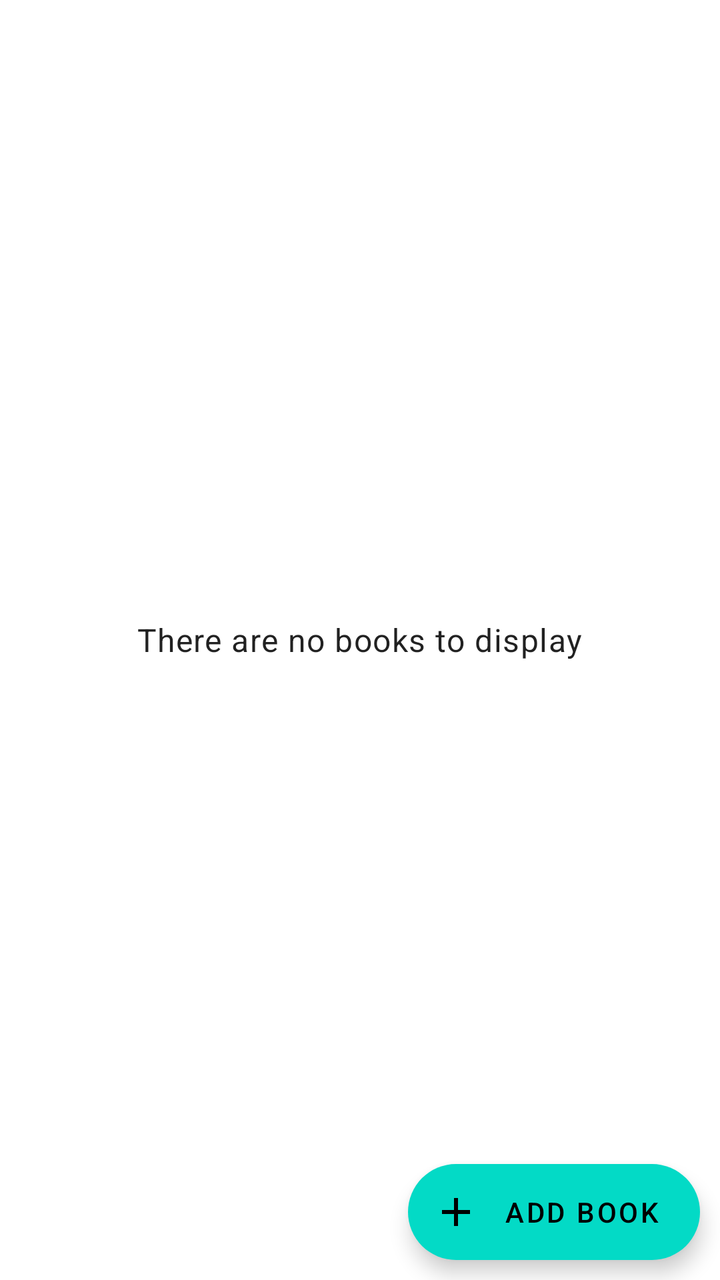
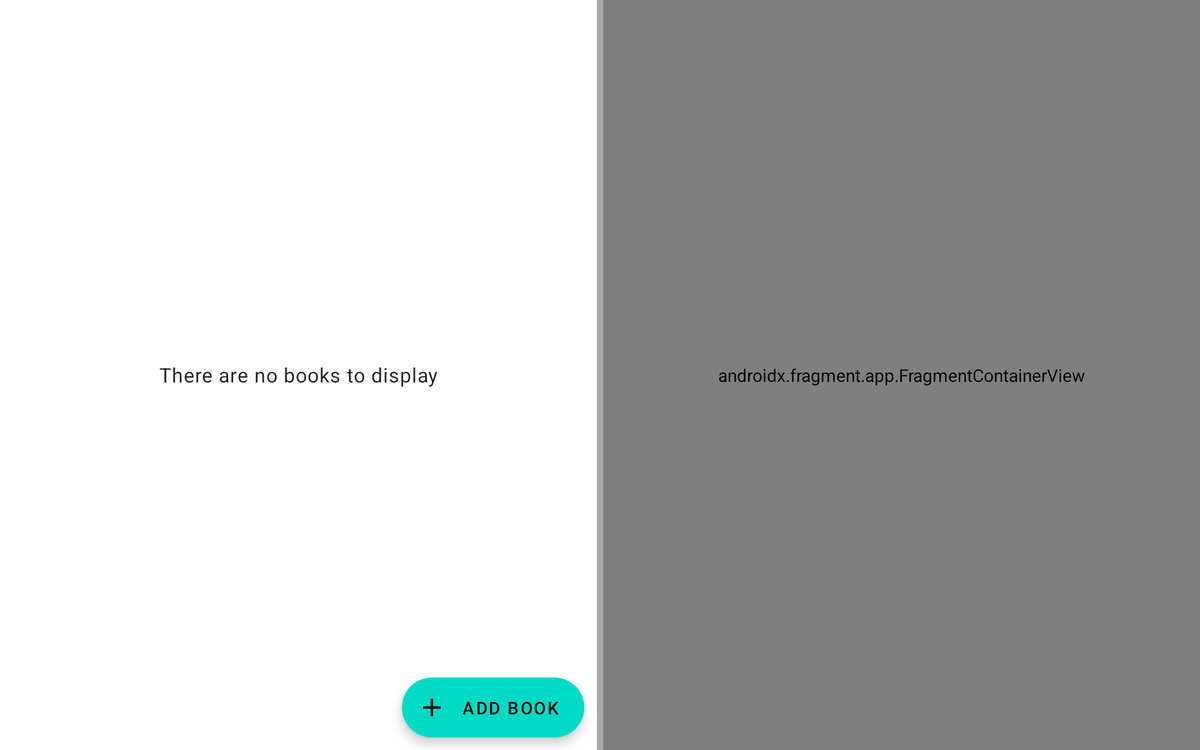

Two renders of one Android screen. The first uses the default layout on a phone; the second uses the alternative layout the repository ships for a different screen configuration, on a matching device. The two XML files are below.
<!-- AndroidManifest.xml: fallback theme Theme.MaterialComponents.DayNight.NoActionBar -->
<!-- res/layout/fragment_book_list.xml -->
<?xml version="1.0" encoding="utf-8"?>
<FrameLayout xmlns:android="http://schemas.android.com/apk/res/android"
    xmlns:app="http://schemas.android.com/apk/res-auto"
    xmlns:tools="http://schemas.android.com/tools"
    android:layout_width="match_parent"
    android:layout_height="match_parent"
    tools:context=".ui.booklist.BookListFragment">

    <com.google.android.material.textview.MaterialTextView
        android:id="@+id/tv_empty_list_placeholder"
        android:layout_width="wrap_content"
        android:layout_height="wrap_content"
        android:layout_gravity="center"
        android:layout_marginHorizontal="@dimen/content_margin"
        android:text="@string/empty_list_placeholder"
        android:textAppearance="@style/TextAppearance.Material3.BodyLarge"
        android:textAlignment="center" />

    <ScrollView
        android:layout_width="match_parent"
        android:layout_height="match_parent">

        <LinearLayout
            android:layout_width="match_parent"
            android:layout_height="wrap_content"
            android:orientation="vertical">

            <LinearLayout
                android:id="@+id/ch_group"
                android:visibility="gone"
                android:layout_width="match_parent"
                android:layout_height="wrap_content"
                android:orientation="horizontal"
                android:weightSum="3">

                <com.google.android.material.chip.Chip
                    android:id="@+id/ch_not_read"
                    android:layout_width="wrap_content"
                    android:layout_height="wrap_content"
                    android:layout_marginHorizontal="@dimen/text_margin"
                    android:layout_weight="1"
                    android:checked="true"
                    android:text="@string/not_read"
                    android:textAlignment="center"
                    app:checkedIconTint="?attr/colorControlNormal"
                    style="@style/Widget.MaterialComponents.Chip.Filter"/>

                <com.google.android.material.chip.Chip
                    android:id="@+id/ch_reading"
                    android:layout_width="wrap_content"
                    android:layout_height="wrap_content"
                    android:layout_marginHorizontal="@dimen/text_margin"
                    android:layout_weight="1"
                    android:checked="true"
                    android:text="@string/reading"
                    android:textAlignment="center"
                    app:checkedIconTint="?attr/colorControlNormal"
                    style="@style/Widget.MaterialComponents.Chip.Filter"/>

                <com.google.android.material.chip.Chip
                    android:id="@+id/ch_read"
                    android:layout_width="wrap_content"
                    android:layout_height="wrap_content"
                    android:layout_marginHorizontal="@dimen/text_margin"
                    android:layout_weight="1"
                    android:checked="true"
                    android:text="@string/read"
                    android:textAlignment="center"
                    app:checkedIconTint="?attr/colorControlNormal"
                    style="@style/Widget.MaterialComponents.Chip.Filter"/>

            </LinearLayout>

            <androidx.recyclerview.widget.RecyclerView
                android:id="@+id/rw_book_list"
                android:layout_width="match_parent"
                android:layout_height="match_parent"
                app:layoutManager="androidx.recyclerview.widget.LinearLayoutManager"
                tools:listitem="@layout/book_item"
                android:transitionGroup="true" />

        </LinearLayout>

    </ScrollView>

    <com.google.android.material.floatingactionbutton.ExtendedFloatingActionButton
        android:id="@+id/fab_add_book"
        android:layout_width="wrap_content"
        android:layout_height="wrap_content"
        android:layout_gravity="bottom|end"
        android:layout_marginEnd="@dimen/content_margin"
        android:layout_marginBottom="@dimen/content_margin"
        android:contentDescription="@string/add_book"
        android:elevation="@dimen/elevation"
        android:text="@string/add_book"
        app:icon="@drawable/ic_add" />

</FrameLayout>
<!-- res/layout/book_item.xml (included above) -->
<?xml version="1.0" encoding="utf-8"?>
<com.google.android.material.card.MaterialCardView
    xmlns:android="http://schemas.android.com/apk/res/android"
    xmlns:app="http://schemas.android.com/apk/res-auto"
    android:id="@+id/cv_book"
    android:layout_width="match_parent"
    android:layout_height="wrap_content"
    android:layout_margin="@dimen/content_margin"
    android:clickable="true"
    app:cardElevation="@dimen/elevation"
    app:contentPadding="@dimen/content_margin">

    <LinearLayout
        android:layout_width="match_parent"
        android:layout_height="match_parent"
        android:orientation="horizontal"
        android:gravity="center_vertical">

        <ImageView
            android:id="@+id/iv_book_thumbnail"
            android:layout_width="@dimen/thumb_prev_width"
            android:layout_height="@dimen/thumb_prev_height"
            android:contentDescription="@string/book_thumbnail" />

        <LinearLayout
            android:layout_width="0dp"
            android:layout_height="wrap_content"
            android:layout_margin="@dimen/content_margin"
            android:layout_weight="1"
            android:orientation="vertical"
            android:layout_gravity="center_vertical">

            <com.google.android.material.textview.MaterialTextView
                android:id="@+id/tv_book_title"
                android:layout_width="match_parent"
                android:layout_height="wrap_content"
                android:ellipsize="end"
                android:maxLines="3"
                android:text="@string/title"
                android:textAppearance="@style/TextAppearance.Material3.TitleMedium" />

            <com.google.android.material.textview.MaterialTextView
                android:id="@+id/tv_book_author"
                android:layout_width="match_parent"
                android:layout_height="wrap_content"
                android:layout_marginTop="@dimen/text_margin"
                android:ellipsize="end"
                android:maxLines="1"
                android:text="@string/author"
                android:textAppearance="@style/TextAppearance.Material3.BodyMedium" />

        </LinearLayout>

        <LinearLayout
            android:id="@+id/ll_read_progress"
            android:layout_width="wrap_content"
            android:layout_height="match_parent"
            android:layout_gravity="center_vertical"
            android:layout_margin="@dimen/content_margin"
            android:orientation="vertical"
            android:gravity="center_vertical">

            <com.google.android.material.progressindicator.CircularProgressIndicator
                android:id="@+id/pi_read_progress"
                android:layout_width="wrap_content"
                android:layout_height="wrap_content"
                android:indeterminate="false"
                android:max="100"
                android:min="0"
                app:trackThickness="6dp" />

            <com.google.android.material.textview.MaterialTextView
                android:id="@+id/tv_read_progress"
                android:layout_width="match_parent"
                android:layout_height="wrap_content"
                android:text="@string/ph_percentage"
                android:textAlignment="center"
                android:textAppearance="@style/TextAppearance.Material3.BodyMedium" />

        </LinearLayout>

    </LinearLayout>

</com.google.android.material.card.MaterialCardView>
<!-- resources referenced by this layout -->
<resources>
  <dimen name="content_margin">10dp</dimen>
  <dimen name="elevation">10dp</dimen>
  <dimen name="text_margin">5dp</dimen>
  <dimen name="thumb_prev_height">100dp</dimen>
  <dimen name="thumb_prev_width">60dp</dimen>
  <!-- drawable ic_add (drawable) -->
  <vector xmlns:android="http://schemas.android.com/apk/res/android"
      android:width="24dp"
      android:height="24dp"
      android:viewportWidth="24"
      android:viewportHeight="24"
      android:tint="?attr/colorControlNormal">
    <path
        android:fillColor="@android:color/white"
        android:pathData="M11,19V13H5V11H11V5H13V11H19V13H13V19Z"/>
  </vector>
  <string name="add_book">Add book</string>
  <string name="author">Author</string>
  <string name="book_thumbnail">Book thumbnail</string>
  <string name="empty_list_placeholder">There are no books to display</string>
  <string name="not_read">Not read</string>
  <string name="ph_percentage" translatable="false">%s%%</string>
  <string name="read">Read</string>
  <string name="reading">Reading</string>
  <string name="title">Title</string>
</resources>
<!-- res/layout-sw600dp-land/fragment_book_list.xml (the repository's variant of the layout above) -->
<!-- drawn on a 7-inch tablet turned sideways -->
<?xml version="1.0" encoding="utf-8"?>
<LinearLayout xmlns:android="http://schemas.android.com/apk/res/android"
    xmlns:app="http://schemas.android.com/apk/res-auto"
    xmlns:tools="http://schemas.android.com/tools"
    android:layout_width="match_parent"
    android:layout_height="match_parent"
    tools:context=".ui.booklist.BookListFragment"
    android:orientation="horizontal">

    <FrameLayout
        android:layout_weight="1"
        android:layout_width="0dp"
        android:layout_height="match_parent">

        <com.google.android.material.textview.MaterialTextView
            android:id="@+id/tv_empty_list_placeholder"
            android:layout_width="wrap_content"
            android:layout_height="wrap_content"
            android:layout_gravity="center"
            android:layout_marginHorizontal="@dimen/content_margin"
            android:text="@string/empty_list_placeholder"
            android:textAppearance="@style/TextAppearance.Material3.BodyLarge"
            android:textAlignment="center" />

        <ScrollView
            android:layout_width="match_parent"
            android:layout_height="match_parent">

            <LinearLayout
                android:layout_width="match_parent"
                android:layout_height="wrap_content"
                android:orientation="vertical">

                <LinearLayout
                    android:id="@+id/ch_group"
                    android:visibility="gone"
                    android:layout_width="match_parent"
                    android:layout_height="wrap_content"
                    android:orientation="horizontal"
                    android:weightSum="3">

                    <com.google.android.material.chip.Chip
                        android:id="@+id/ch_not_read"
                        android:layout_width="wrap_content"
                        android:layout_height="wrap_content"
                        android:layout_marginHorizontal="@dimen/text_margin"
                        android:layout_weight="1"
                        android:checked="true"
                        android:text="@string/not_read"
                        android:textAlignment="center"
                        app:checkedIconTint="?attr/colorControlNormal"
                        style="@style/Widget.MaterialComponents.Chip.Filter"/>

                    <com.google.android.material.chip.Chip
                        android:id="@+id/ch_reading"
                        android:layout_width="wrap_content"
                        android:layout_height="wrap_content"
                        android:layout_marginHorizontal="@dimen/text_margin"
                        android:layout_weight="1"
                        android:checked="true"
                        android:text="@string/reading"
                        android:textAlignment="center"
                        app:checkedIconTint="?attr/colorControlNormal"
                        style="@style/Widget.MaterialComponents.Chip.Filter"/>

                    <com.google.android.material.chip.Chip
                        android:id="@+id/ch_read"
                        android:layout_width="wrap_content"
                        android:layout_height="wrap_content"
                        android:layout_marginHorizontal="@dimen/text_margin"
                        android:layout_weight="1"
                        android:checked="true"
                        android:text="@string/read"
                        android:textAlignment="center"
                        app:checkedIconTint="?attr/colorControlNormal"
                        style="@style/Widget.MaterialComponents.Chip.Filter"/>

                </LinearLayout>

                <androidx.recyclerview.widget.RecyclerView
                    android:id="@+id/rw_book_list"
                    android:layout_width="match_parent"
                    android:layout_height="match_parent"
                    app:layoutManager="androidx.recyclerview.widget.LinearLayoutManager"
                    tools:listitem="@layout/book_item"
                    android:transitionGroup="true" />

            </LinearLayout>

        </ScrollView>

        <com.google.android.material.floatingactionbutton.ExtendedFloatingActionButton
            android:id="@+id/fab_add_book"
            android:layout_width="wrap_content"
            android:layout_height="wrap_content"
            android:layout_gravity="bottom|end"
            android:layout_marginEnd="@dimen/content_margin"
            android:layout_marginBottom="@dimen/content_margin"
            android:contentDescription="@string/add_book"
            android:elevation="@dimen/elevation"
            android:text="@string/add_book"
            app:icon="@drawable/ic_add" />

    </FrameLayout>

    <View
        android:layout_width="@dimen/line_thickness"
        android:layout_height="match_parent"
        android:background="@android:color/darker_gray"/>

    <androidx.fragment.app.FragmentContainerView
        android:id="@+id/detail_container"
        android:layout_width="0dp"
        android:layout_height="match_parent"
        android:layout_weight="1"
        android:name="com.unipd.booktracker.ui.bookdetail.BookDetailFragment" />

</LinearLayout>
<!-- resources referenced by the variant -->
<!-- as a 7-inch tablet turned sideways resolves them -->
<resources>
  <dimen name="content_margin">10dp</dimen>
  <dimen name="elevation">10dp</dimen>
  <dimen name="line_thickness">5dp</dimen>
  <dimen name="text_margin">5dp</dimen>
  <dimen name="thumb_prev_height">100dp</dimen>
  <dimen name="thumb_prev_width">60dp</dimen>
  <!-- drawable ic_add (drawable) -->
  <vector xmlns:android="http://schemas.android.com/apk/res/android"
      android:width="24dp"
      android:height="24dp"
      android:viewportWidth="24"
      android:viewportHeight="24"
      android:tint="?attr/colorControlNormal">
    <path
        android:fillColor="@android:color/white"
        android:pathData="M11,19V13H5V11H11V5H13V11H19V13H13V19Z"/>
  </vector>
  <string name="add_book">Add book</string>
  <string name="author">Author</string>
  <string name="book_thumbnail">Book thumbnail</string>
  <string name="empty_list_placeholder">There are no books to display</string>
  <string name="not_read">Not read</string>
  <string name="ph_percentage" translatable="false">%s%%</string>
  <string name="read">Read</string>
  <string name="reading">Reading</string>
  <string name="title">Title</string>
</resources>
